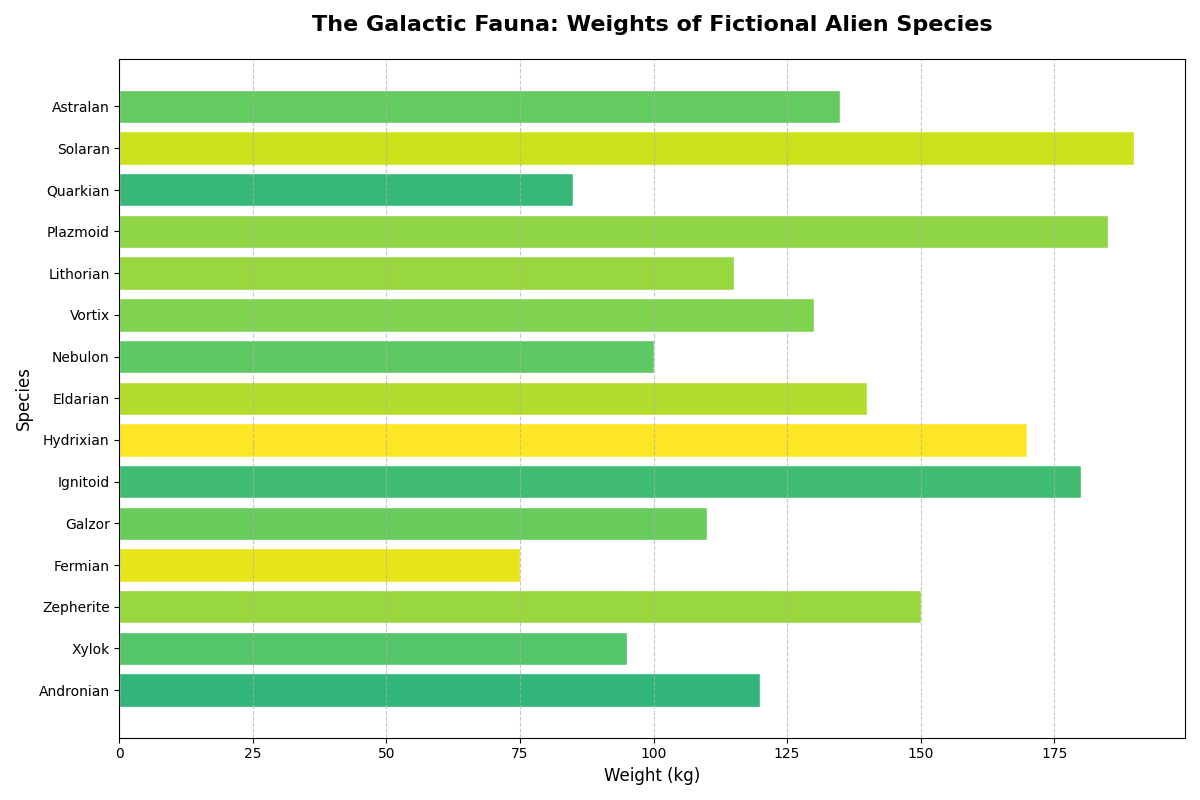

Generate this figure with Python:
import matplotlib.pyplot as plt
import numpy as np

# Data
species = ["Andronian", "Xylok", "Zepherite", "Fermian", "Galzor", 
           "Ignitoid", "Hydrixian", "Eldarian", "Nebulon", "Vortix",
           "Lithorian", "Plazmoid", "Quarkian", "Solaran", "Astralan"]

# Weights (in kilograms)
weights = np.array([120, 95, 150, 75, 110, 180, 170, 140, 100, 130,
                    115, 185, 85, 190, 135])

# Colors based on gravity
gravities = np.array([0.85, 0.95, 1.1, 1.25, 1.0, 0.9, 1.3, 1.15, 0.98, 1.05,
                      1.1, 1.08, 0.87, 1.2, 0.99])

fig, ax = plt.subplots(figsize=(12, 8))

# Horizontal bar chart
bar = ax.barh(species, weights, color=plt.cm.viridis(gravities / max(gravities)), edgecolor='w')

# Setting up title and labels
ax.set_title("The Galactic Fauna: Weights of Fictional Alien Species", fontsize=16, fontweight='bold', pad=20)
ax.set_xlabel("Weight (kg)", fontsize=12)
ax.set_ylabel("Species", fontsize=12)

# Grid for readability
ax.grid(True, axis='x', linestyle='--', alpha=0.7)

# Automatically adjust layout to prevent overlap
plt.tight_layout()

# Display the plot
plt.show()
